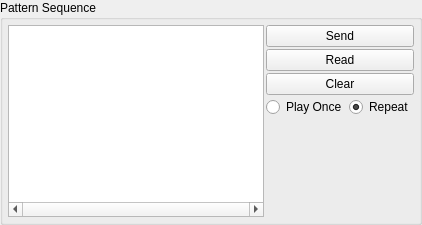
                     <widget class="QGroupBox" name="groupBox_PatSeqDispLUT">
                      <property name="sizePolicy">
                       <sizepolicy hsizetype="Minimum" vsizetype="Minimum">
                        <horstretch>0</horstretch>
                        <verstretch>0</verstretch>
                       </sizepolicy>
                      </property>
                      <property name="minimumSize">
                       <size>
                        <width>0</width>
                        <height>0</height>
                       </size>
                      </property>
                      <property name="title">
                       <string>Pattern Sequence</string>
                      </property>
                      <layout class="QHBoxLayout" name="horizontalLayout_12" stretch="5,2">
                       <property name="spacing">
                        <number>2</number>
                       </property>
                       <property name="leftMargin">
                        <number>5</number>
                       </property>
                       <property name="topMargin">
                        <number>5</number>
                       </property>
                       <property name="rightMargin">
                        <number>5</number>
                       </property>
                       <property name="bottomMargin">
                        <number>5</number>
                       </property>
                       <item>
                        <widget class="QListWidget" name="listWidget_PatSeqLUT">
                         <property name="sizePolicy">
                          <sizepolicy hsizetype="Minimum" vsizetype="MinimumExpanding">
                           <horstretch>0</horstretch>
                           <verstretch>0</verstretch>
                          </sizepolicy>
                         </property>
                         <property name="minimumSize">
                          <size>
                           <width>0</width>
                           <height>0</height>
                          </size>
                         </property>
                         <property name="maximumSize">
                          <size>
                           <width>16777215</width>
                           <height>16777215</height>
                          </size>
                         </property>
                         <property name="font">
                          <font>
                           <family>Courier</family>
                           <weight>75</weight>
                           <bold>true</bold>
                          </font>
                         </property>
                         <property name="contextMenuPolicy">
                          <enum>Qt::CustomContextMenu</enum>
                         </property>
                         <property name="horizontalScrollBarPolicy">
                          <enum>Qt::ScrollBarAlwaysOn</enum>
                         </property>
                         <property name="alternatingRowColors">
                          <bool>false</bool>
                         </property>
                         <property name="selectionMode">
                          <enum>QAbstractItemView::SingleSelection</enum>
                         </property>
                         <property name="textElideMode">
                          <enum>Qt::ElideMiddle</enum>
                         </property>
                         <property name="flow">
                          <enum>QListView::LeftToRight</enum>
                         </property>
                         <property name="spacing">
                          <number>1</number>
                         </property>
                         <property name="viewMode">
                          <enum>QListView::ListMode</enum>
                         </property>
                         <property name="uniformItemSizes">
                          <bool>false</bool>
                         </property>
                         <property name="selectionRectVisible">
                          <bool>true</bool>
                         </property>
                        </widget>
                       </item>
                       <item>
                        <layout class="QVBoxLayout" name="verticalLayout_24" stretch="0,0,0,0,0">
                         <property name="spacing">
                          <number>2</number>
                         </property>
                         <item>
                          <widget class="QPushButton" name="pushButton_PatSeqSendLUT">
                           <property name="text">
                            <string>Send</string>
                           </property>
                          </widget>
                         </item>
                         <item>
                          <widget class="QPushButton" name="pushButton_PatSeqReadLUTFrmHW">
                           <property name="text">
                            <string>Read</string>
                           </property>
                          </widget>
                         </item>
                         <item>
                          <widget class="QPushButton" name="pushButton_PatSeqClearLUTFrmGUI">
                           <property name="text">
                            <string>Clear</string>
                           </property>
                          </widget>
                         </item>
                         <item>
                          <layout class="QHBoxLayout" name="horizontalLayout_25">
                           <item>
                            <widget class="QRadioButton" name="radioButton_PatSeqDispRunOnce">
                             <property name="minimumSize">
                              <size>
                               <width>0</width>
                               <height>17</height>
                              </size>
                             </property>
                             <property name="text">
                              <string>Play Once</string>
                             </property>
                             <property name="checked">
                              <bool>false</bool>
                             </property>
                            </widget>
                           </item>
                           <item>
                            <widget class="QRadioButton" name="radioButton_PatSeqDispRunContinuous">
                             <property name="minimumSize">
                              <size>
                               <width>0</width>
                               <height>17</height>
                              </size>
                             </property>
                             <property name="text">
                              <string>Repeat</string>
                             </property>
                             <property name="checked">
                              <bool>true</bool>
                             </property>
                            </widget>
                           </item>
                          </layout>
                         </item>
                         <item>
                          <spacer name="verticalSpacer_4">
                           <property name="orientation">
                            <enum>Qt::Vertical</enum>
                           </property>
                           <property name="sizeHint" stdset="0">
                            <size>
                             <width>20</width>
                             <height>40</height>
                            </size>
                           </property>
                          </spacer>
                         </item>
                        </layout>
                       </item>
                      </layout>
                     </widget>
